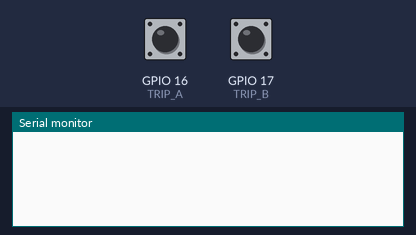
Recording of a sketch running on a simulated ESP32. On the bench: the last lines printed to the serial monitor. Inputs (shaded band) come from the test bench; at power-on: GPIO 16 (TRIP_A) HIGH, GPIO 17 (TRIP_B) HIGH. WiFi joins after 1.5 s; servers stay silent unless stated; no MQTT or app messages arrive unless stated.

Above: at 2.7 s.
2.8 s: GPIO 16 (TRIP_A) pulled LOW for 0.15 s
At 4.1 s:
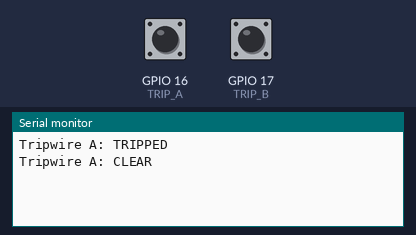
4.4 s: GPIO 17 (TRIP_B) pulled LOW for 0.15 s
At 5.7 s:
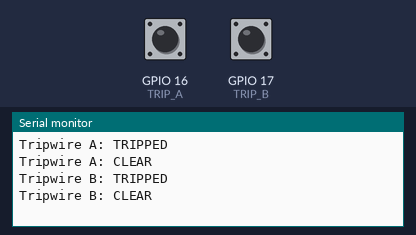

Measured:
- after the input at 2.8 s, the serial monitor: prints a new line at once (image 1)
- after the input at 4.4 s, the serial monitor: prints a new line at once (image 2)

The sketch:

sketch.ino
```cpp
#include <WiFi.h>
#include <PubSubClient.h>

#define TRIP_A 16
#define TRIP_B 17

WiFiClient espClient;
PubSubClient mqtt(espClient);

void setup() {
  Serial.begin(115200);
  pinMode(TRIP_A, INPUT_PULLUP);
  pinMode(TRIP_B, INPUT_PULLUP);

  WiFi.begin("Wokwi-GUEST", "", 6);
  while (WiFi.status() != WL_CONNECTED) delay(100);

  mqtt.setServer("broker.emqx.io", 1883);
}

void loop() {
  if (!mqtt.connected()) {
    if (mqtt.connect("ultron-wroom")) mqtt.publish("ultron/tripwire/status", "online");
  }
  mqtt.loop();

  static bool lastA = HIGH, lastB = HIGH;
  bool a = digitalRead(TRIP_A);
  bool b = digitalRead(TRIP_B);

  if (a != lastA) {
    mqtt.publish("ultron/tripwire/A", a == LOW ? "TRIPPED" : "CLEAR");
    Serial.printf("Tripwire A: %s\n", a == LOW ? "TRIPPED" : "CLEAR");
    lastA = a;
  }
  if (b != lastB) {
    mqtt.publish("ultron/tripwire/B", b == LOW ? "TRIPPED" : "CLEAR");
    Serial.printf("Tripwire B: %s\n", b == LOW ? "TRIPPED" : "CLEAR");
    lastB = b;
  }
}
```
